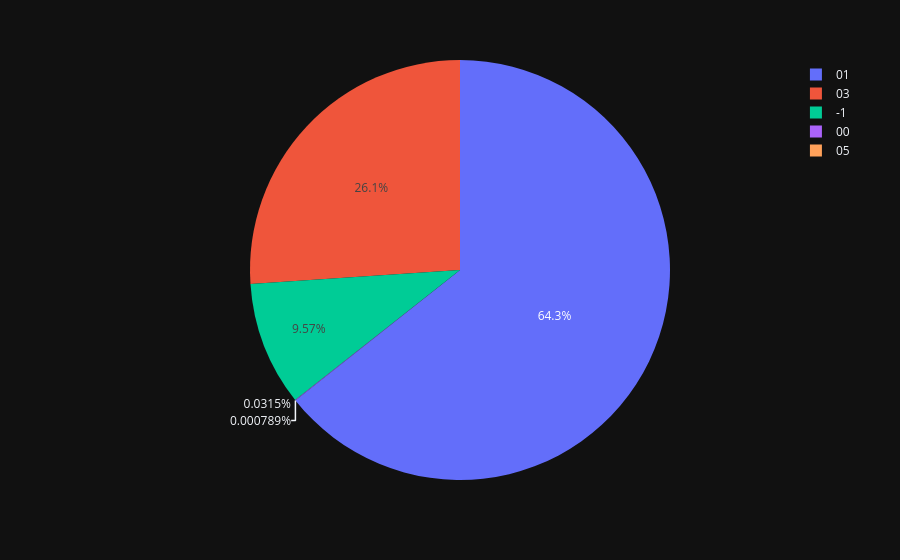

Notebook source saved alongside this figure:
### Code cell
# veamos la distribucion de estas categorias
conteo=df_Hosreq['st_req'].value_counts().reset_index()
conteo.columns=['st_req','count']
fig=px.pie(conteo,values='count',names='st_req')
print(conteo['count'])
fig.show()

### Figure 1 — Plotly figure (JSON) as saved in the notebook; plotly's stock layout.template omitted (floating-point values rounded to 4 significant figures)
{"data": [{"domain": {"x": [0.0, 1.0], "y": [0.0, 1.0]}, "hovertemplate": "st_req=%{label}<br>count=%{value}<extra></extra>", "labels": ["01", "03", "-1", "00", "05"], "legendgroup": "", "name": "", "showlegend": true, "values": [81583, 33048, 12138, 40, 1], "type": "pie"}], "layout": {"legend": {"tracegroupgap": 0}, "margin": {"t": 60}}}
